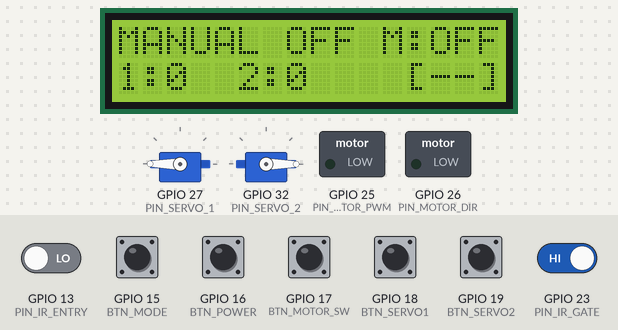
A program run on a simulated ESP32. Shown: 2 × servo, 16×2 character LCD, switched loads named in the program (green lamp = pin HIGH). Inputs (shaded band) come from the test bench; at power-on: GPIO 15 (BTN_MODE), GPIO 16 (BTN_POWER), GPIO 17 (BTN_MOTOR_SW), GPIO 18 (BTN_SERVO1), GPIO 19 (BTN_SERVO2), GPIO 23 (PIN_IR_GATE) HIGH, GPIO 13 (PIN_IR_ENTRY) LOW. WiFi joins after 1.5 s; servers stay silent unless stated; EEPROM starts erased; what the program prints to the serial monitor is not drawn.

Above: at 1.2 s.
1.3 s: GPIO 16 (BTN_POWER) pulled LOW for 0.15 s
At 2.6 s:
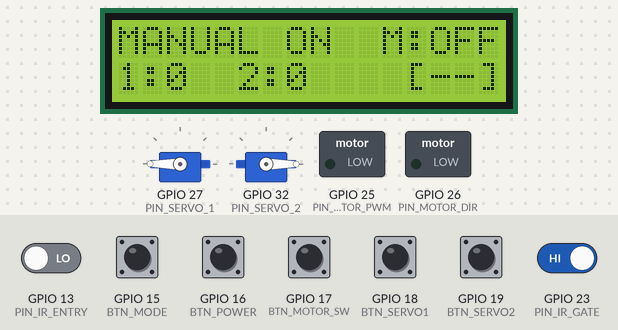
2.9 s: GPIO 17 (BTN_MOTOR_SW) pulled LOW for 0.15 s
At 3.9 s:
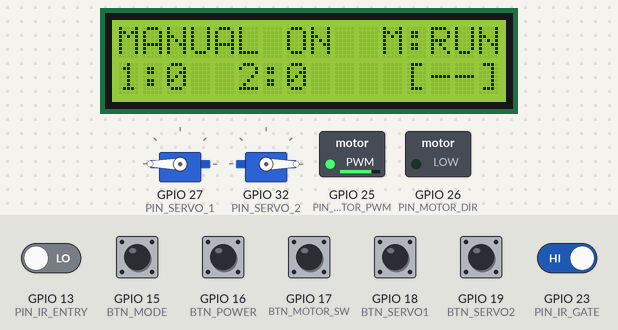
4.5 s: GPIO 15 (BTN_MODE) pulled LOW for 0.15 s
At 4.9 s:
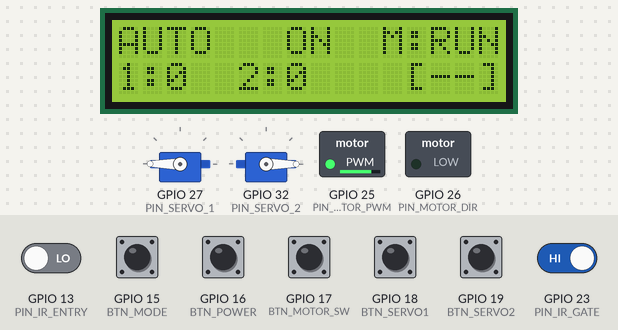
6.1 s: GPIO 16 (BTN_POWER) pulled LOW for 1 s
At 6.5 s:
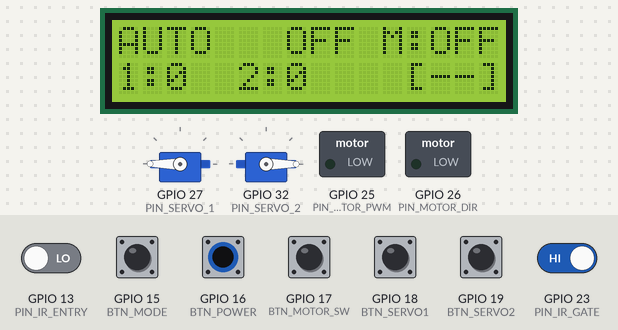
8.6 s: GPIO 16 (BTN_POWER) pulled LOW for 0.15 s
At 9.3 s:
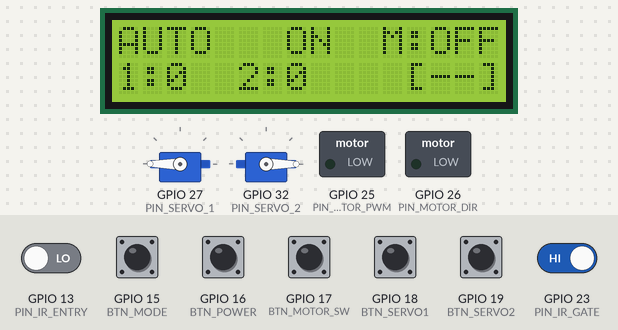
Timing chart, 0 to 11.6 s (numbered marks = the images above; inputs shaded):
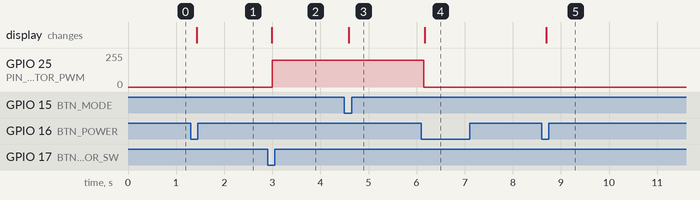

The program:

main.cpp
```cpp
#include <Arduino.h>
#include <ESP32Servo.h>
#include <LiquidCrystal_I2C.h>
#include <Wire.h>
#include <Preferences.h>
#include <WiFi.h>
#include <Firebase_ESP_Client.h>

#include "config.h"
#include "state.h"
#include "tasks.h"

// ═════════════════════════════════════════════════════════════
// SYSTEM INITIALIZATION AND TASK ALLOCATION
// ═════════════════════════════════════════════════════════════
void setup() {
    Serial.begin(115200);  // USB Serial port console for debugger connection
    Wire.begin(21, 22);

    preferences.begin("hethognhung_data", false);
    systemOn   = preferences.getBool("sysOn", false);
    isAutoMode = preferences.getBool("auto",  false);
    count1     = preferences.getInt("c1", 0);
    count2     = preferences.getInt("c2", 0);
    motorOn    = false;

    pinMode(BTN_MODE,     INPUT_PULLUP);
    pinMode(BTN_POWER,    INPUT_PULLUP);
    pinMode(BTN_MOTOR_SW, INPUT_PULLUP);
    pinMode(BTN_SERVO1,   INPUT_PULLUP);
    pinMode(BTN_SERVO2,   INPUT_PULLUP);
    pinMode(PIN_IR_ENTRY, INPUT);
    pinMode(PIN_IR_GATE,  INPUT);
    pinMode(PIN_MOTOR_DIR, OUTPUT);

    ledcSetup(MOTOR_LEDC_CH, MOTOR_LEDC_FREQ, MOTOR_LEDC_RES);
    ledcAttachPin(PIN_MOTOR_PWM, MOTOR_LEDC_CH);
    ledcWrite(MOTOR_LEDC_CH, 0);

    servo1.attach(PIN_SERVO_1, 500, 2400);
    servo2.attach(PIN_SERVO_2, 500, 2400);
    servo1.write(SERVO1_REST);
    servo2.write(SERVO2_REST);

    lcd.init();
    lcd.backlight();

    // Create RTDB synchronization structures
    xCountMutex   = xSemaphoreCreateMutex();
    xLCDSem       = xSemaphoreCreateBinary();
    xConsoleMutex = xSemaphoreCreateMutex();
    xServoDoneSem = xSemaphoreCreateBinary();
    xTCPMutex     = xSemaphoreCreateMutex();
    xAIQueue      = xQueueCreate(5,                sizeof(char));
    xItemQueue    = xQueueCreate(ITEM_QUEUE_DEPTH,  sizeof(int));
    xServoQueue   = xQueueCreate(SERVO_QUEUE_DEPTH, sizeof(int));
    xIREvents     = xEventGroupCreate();

    configASSERT(xCountMutex);
    configASSERT(xLCDSem);
    configASSERT(xConsoleMutex);
    configASSERT(xServoDoneSem);
    configASSERT(xTCPMutex);
    configASSERT(xAIQueue);
    configASSERT(xItemQueue);
    configASSERT(xServoQueue);
    configASSERT(xIREvents);

    attachInterrupt(digitalPinToInterrupt(PIN_IR_ENTRY), irEntryISR, FALLING);
    attachInterrupt(digitalPinToInterrupt(PIN_IR_GATE),  irGateISR,  FALLING);

    // Spawning concurrent tasks pinned to specific CPU cores
    xTaskCreatePinnedToCore(vServoTask,      "Servo",    2048, NULL, 2, NULL,               1);
    xTaskCreatePinnedToCore(vLCDTask,        "LCD",      2048, NULL, 1, NULL,               1);
    xTaskCreatePinnedToCore(vMotorTask,      "Motor",    2048, NULL, 2, &xMotorTaskHandle,  1);
    xTaskCreatePinnedToCore(vScanTask,       "Scan",     4096, NULL, 3, &xScanTaskHandle,   1);
    xTaskCreatePinnedToCore(vGateTask,       "Gate",     3072, NULL, 3, &xGateTaskHandle,   1);
    xTaskCreatePinnedToCore(vManualModeTask, "Manual",   3072, NULL, 2, &xManualTaskHandle, 1);
    xTaskCreatePinnedToCore(vButtonTask,     "Button",   2048, NULL, 2, NULL,               1);
    xTaskCreatePinnedToCore(vNetworkTask,    "Network",  4096, NULL, 2, NULL,               0);
    xTaskCreatePinnedToCore(vTCPRXTask,      "TCPRX",    2048, NULL, 3, NULL,               1);
    xTaskCreatePinnedToCore(vWatchdogTask,   "WDT",      2048, NULL, 4, NULL,               0);
    xTaskCreatePinnedToCore(vFirebaseTask,   "Firebase", 8192, NULL, 1, NULL,               0);

    requestLCDUpdate();
    dbg("=== Smart Conveyor Sorting System Initialized Successfully ===");
}

void loop() {
    vTaskDelay(portMAX_DELAY);
}
```

state.h
```cpp
#ifndef STATE_H
#define STATE_H

#include <Arduino.h>
#include <ESP32Servo.h>
#include <LiquidCrystal_I2C.h>
#include <Preferences.h>
#include <WiFi.h>
#include <Firebase_ESP_Client.h>
#include "freertos/FreeRTOS.h"
#include "freertos/task.h"
#include "freertos/semphr.h"
#include "freertos/queue.h"
#include "freertos/event_groups.h"

// ─── Shared Hardware Drivers & Storage ────────────────────────
extern Servo servo1;
extern Servo servo2;
extern LiquidCrystal_I2C lcd;
extern Preferences preferences;

// ─── Shared Network & TCP States ──────────────────────────────
extern WiFiClient tcpClient;
extern SemaphoreHandle_t xTCPMutex;
extern volatile bool tcpConnected;

// ─── Shared Firebase RTDB Handles ─────────────────────────────
extern FirebaseData fbdo;
extern FirebaseData fbdo_write;
extern FirebaseAuth fbAuth;
extern FirebaseConfig fbConfig;
extern volatile bool fbReady;
extern volatile bool fbNeedWrite;

// ─── Shared FreeRTOS Task & Sync Handles ──────────────────────
extern TaskHandle_t xScanTaskHandle;
extern TaskHandle_t xGateTaskHandle;
extern TaskHandle_t xManualTaskHandle;
extern TaskHandle_t xMotorTaskHandle;

extern SemaphoreHandle_t xCountMutex;
extern SemaphoreHandle_t xLCDSem;
extern SemaphoreHandle_t xConsoleMutex;
extern SemaphoreHandle_t xServoDoneSem;

extern QueueHandle_t xAIQueue;
extern QueueHandle_t xItemQueue;
extern QueueHandle_t xServoQueue;
extern EventGroupHandle_t xIREvents;

// ─── Shared System Mode Flags ─────────────────────────────────
extern volatile bool systemOn;
extern volatile bool isAutoMode;
extern volatile bool motorOn;
extern volatile bool isScanning;

extern int count1;
extern int count2;
extern char itemName[20];

// Shared Product Queue Buffer
extern String productQueue[4];
extern int queueCount;

// Shared Local vs Cloud Sync Controls
extern unsigned long lastLocalChange;
extern volatile int manualArmedServo;

// Watchdog Shared Feeds
enum WDT_TASK { WDT_SCAN, WDT_GATE, WDT_MANUAL, WDT_MOTOR, WDT_SERVO, WDT_NUM };
extern volatile unsigned long wdtFeed[WDT_NUM];

// ─── Shared Utility Helper Function Declarations ──────────────
void dbg(const char* msg);
void requestLCDUpdate();
void motorRun(uint8_t speed = 200);
void motorSlow(uint8_t speed = 100);
void motorStop();

#endif // STATE_H
```

tasks.h
```cpp
#ifndef TASKS_H
#define TASKS_H

#include <Arduino.h>

// FreeRTOS Task Prototypes
void vServoTask(void* pvParam);
void vLCDTask(void* pvParam);
void vMotorTask(void* pvParam);
void vScanTask(void* pvParam);
void vGateTask(void* pvParam);
void vManualModeTask(void* pvParam);
void vButtonTask(void* pvParam);
void vFirebaseTask(void* pvParam);
void vWatchdogTask(void* pvParam);
void vNetworkTask(void* pvParam);
void vTCPRXTask(void* pvParam);

// Interrupt Service Routine Prototypes
void IRAM_ATTR irEntryISR();
void IRAM_ATTR irGateISR();

#endif // TASKS_H
```

config.h
```cpp
#ifndef CONFIG_H
#define CONFIG_H

#include <Arduino.h>

// ─── Wi-Fi / TCP Configuration ────────────────────────────────
#define WIFI_SSID       "caotiendung"
#define WIFI_PASSWORD   "caotiendung"
#define SERVER_IP       "10.187.4.16"
#define SERVER_PORT     8888

// ─── Firebase RTDB Configuration ──────────────────────────────
#define FIREBASE_HOST   "bangchuyen-a2516-default-rtdb.asia-southeast1.firebasedatabase.app"
#define FIREBASE_AUTH   "IbXPvjLfRZCGljcwvJo1Cgtsqyq9rhded4JpaxvU"
#define FB_ROOT         "/bangchuyen"

// ─── GPIO Pin Mapping ──────────────────────────────────────────
#define PIN_MOTOR_PWM   25
#define PIN_MOTOR_DIR   26
#define PIN_SERVO_1     27
#define PIN_SERVO_2     32
#define BTN_MODE        15
#define BTN_POWER       16
#define BTN_MOTOR_SW    17
#define BTN_SERVO1      18
#define BTN_SERVO2      19
#define PIN_IR_ENTRY    13
#define PIN_IR_GATE     23

// ─── LEDC Motor PWM Configuration ──────────────────────────────
#define MOTOR_LEDC_CH   0
#define MOTOR_LEDC_FREQ 5000
#define MOTOR_LEDC_RES  8

// ─── FreeRTOS Event Group Bits ─────────────────────────────────
#define EVT_IR_ENTRY    (1 << 0)
#define EVT_IR_GATE     (1 << 1)

// ─── Timing Configurations (Milliseconds) ─────────────────────
#define WDT_FEED_MS       3000
#define GATE_DEBOUNCE_MS  1500
#define IDLE_TIMEOUT_MS   30000

// ─── Servo Angular Positions (Degrees) ────────────────────────
#define SERVO1_REST     180
#define SERVO1_PREPARE  20
#define SERVO2_REST     0
#define SERVO2_PREPARE  120
#define SERVO_PREP_MS   1000
#define SERVO_HOLD_MS   300

// ─── Queue Depth Limits ───────────────────────────────────────
#define ITEM_QUEUE_DEPTH  8
#define SERVO_QUEUE_DEPTH 4

#endif // CONFIG_H
```

Source omitted: tasks.cpp (24391 bytes)

Measured:
- after the input at 1.3 s, the display: changes after 0.13 s (image 1)
- after the input at 2.9 s, GPIO 25 (PIN_MOTOR_PWM): 0/255 → 199/255 after 0.10 s; the display: changes after 0.09 s (image 2)
- after the input at 4.5 s, the display: changes after 0.09 s (image 3)
- after the input at 6.1 s, GPIO 25 (PIN_MOTOR_PWM): 199/255 → 0/255 after 0.05 s; the display: changes after 0.07 s (image 4)
- after the input at 8.6 s, the display: changes after 0.09 s (image 5)
